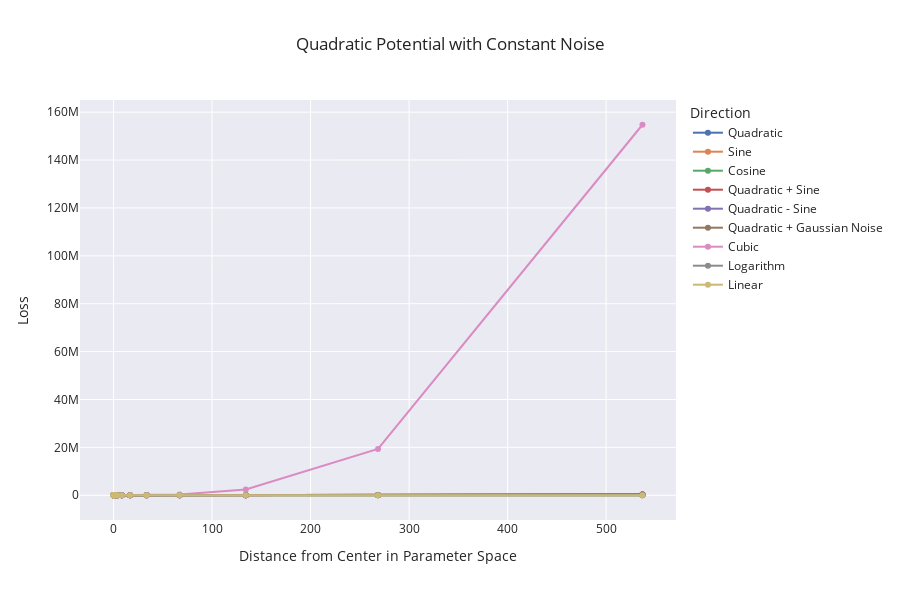

Source (notebook cell):
### Code cell
# Create a Plotly figure
fig = go.Figure()

# Plotting directly from grouped data
for column in df.columns[1:]:  # Skipping the first column, which is 'Distance'
    fig.add_trace(go.Scatter(
        x=df['Distance'],
        y=df[column],
        mode='lines+markers',
        name=column,
    ))

# Set axis labels and title with adjusted figure dimensions
fig.update_layout(
    title=f'Quadratic Potential with Constant Noise',
    xaxis_title='Distance from Center in Parameter Space',
    yaxis_title='Loss',
    legend_title='Direction',
    template='seaborn',
    height=600,
)


# Show the figure
fig.show()

# Assuming df is already defined with 'Distance' and other columns
curvature = pd.DataFrame()
curvature['Distance'] = df['Distance'].iloc[:].reset_index(drop=True)

# Loop through each column except 'Distance'
for column in df.columns[1:]:
    curvature[column] = None

    l = df[column].to_numpy()  # Load column values into numpy array for efficiency
    dist = df['Distance'].to_numpy()  # Distances as numpy array

    # Placeholder for curvature values
    curvature_values = []

    # Loop over the relevant indices
    for i in range(1, len(df) - 1):

        # Ensure distances are correctly spaced (geometric progression check)
        assert np.allclose(dist[i+1], 2 * dist[i]), "Distances are not geometrically spaced"

        # Calculating the second derivative approximation for curvature
        numerator = l[0] - 2 * l[i] + l[i+1]
        denominator = dist[i] ** 2
        curvature_val = numerator / denominator

        # Append to list
        curvature_values.append(curvature_val)

        #print(f"Calculating curvature for {column} at distance {dist[i]}")
        #print(f"({l[0]:.2g} - 2*{l[i]:.2g} + {l[i+1]:.2g}) / {dist[i]:.2g}^2 = {numerator:.2g} / {denominator:.2g} = {curvature_val:.2g}")

    # Adding calculated curvature to DataFrame and pad with None for first and last values
    curvature[column] = [None] + curvature_values + [None]

# Print final DataFrame with curvature values
curvature
